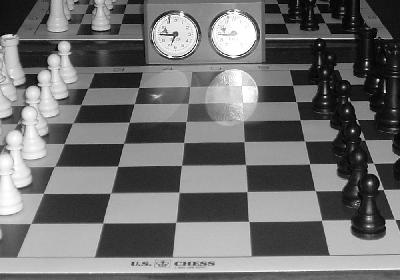
%> input picture 4.3/chess.jpg, 400 x 280 px
$ octave main.m   (GNU Octave 9; MATLAB toolbox functions it lacks are replaced by stand-ins)
%> lines starting %> are read from the running program, lines starting %| are printed output that depends on the picture
### 4.3/myhoughline.m
function myhoughline(image,r,theta)
  [x,y] = size(image);
  angle = deg2rad(theta);
  if (sin(angle) == 0)
    line([r r],[0,y],'Color','red');
  else
    line([0,y],[r/sin(angle),(r-y*cos(angle))/sin(angle)],'Color','red');
  end

### 4.3/main.m
I = rgb2gray(imread('chess.jpg'));
%> I: size 280x400 uint8; min 0, max 255, mean 112.1
diag = floor(sqrt(size(I,1)^2 + size(I,2)^2))
%> diag = 488
rhomax = diag-1;
%> rhomax = 487
BW = edge(I,'canny');
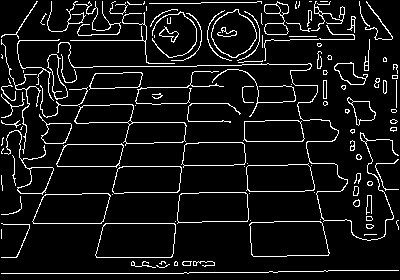
%> BW: size 280x400 logical; 8.1% white in thin lines or dots
[H,T,R] = hough(BW);
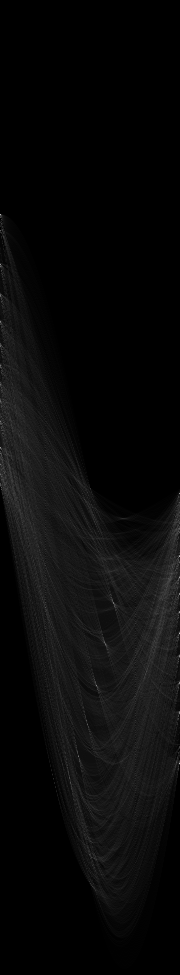
%> H: size 975x180 double; min 0, max 191, mean 9.2
%> T = 180 values from -90 to 89; R = 975 values from -487 to 487

figure(1)
imagesc('XData',T,'YData',R,'CData',H);
xlabel('\theta','FontSize',14);
ylabel('\rho','FontSize',14);
hold on
npeaks = 15;
thres = ceil(0.3*max(H(:)));
%> thres = 58
P = houghpeaks(H,npeaks,'threshold',thres)
%> P = 15 rows, first 12: [764 180; 634 180; 557 180; 578 180; 448 1; 494 180; 613 180; 265 1; 595 180; 657 180; 683 180; 686 97]
x = T(P(:,2));
%> x = [89 89 89 89 -90 89 89 -90 89 89 89 6 -12 -90 23]
y = R(P(:,1));
%> y = [276 146 69 90 -40 6 125 -223 107 169 195 198 269 -23 116]
plot(x,y,'s','color','white');
xlim([-90,90]);
ylim([-diag,diag]);
title(sprintf('Acc. array with %g strongest points',npeaks),'FontSize',13);
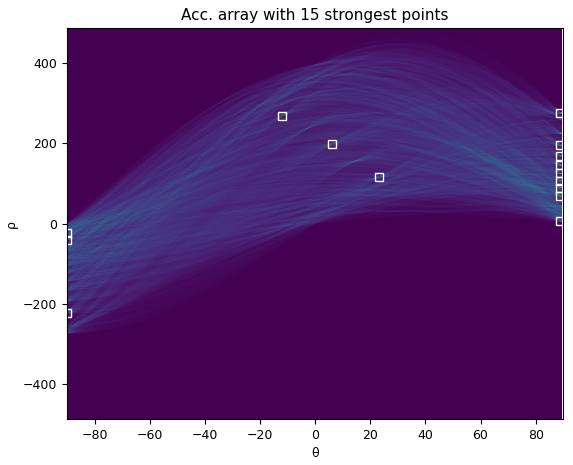
%> figure redrawn from the program's plot data
hold off

figure(2)
imagesc(I)
hold on
for i = 1:15
  rho = P(i,1) - rhomax - 1;
  theta = P(i,2) - 91;
  myhoughline(I,rho,theta);
  hold on
end
%> this loop made 15 passes
%> (rho, theta, angle in myhoughline) on passes 1 to 12: (276, 89, 1.55), (146, 89, 1.55), (69, 89, 1.55), (90, 89, 1.55), (-40, -90, -1.57), (6, 89, 1.55), (125, 89, 1.55), (-223, -90, -1.57), (107, 89, 1.55), (169, 89, 1.55), (195, 89, 1.55), (198, 6, 0.105)
set(gca,'XAxisLocation','top','YAxisLocation','left','ydir','reverse');
xlabel('x','FontSize',14);
ylabel('y','FontSize',14);
title('15 strongest lines overlay','FontSize',12);
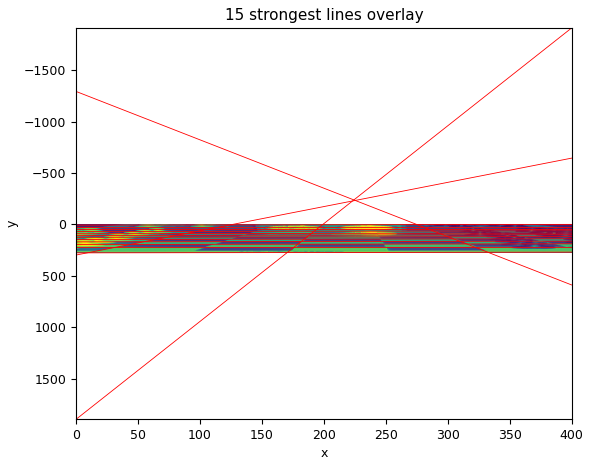
%> figure redrawn from the program's plot data
